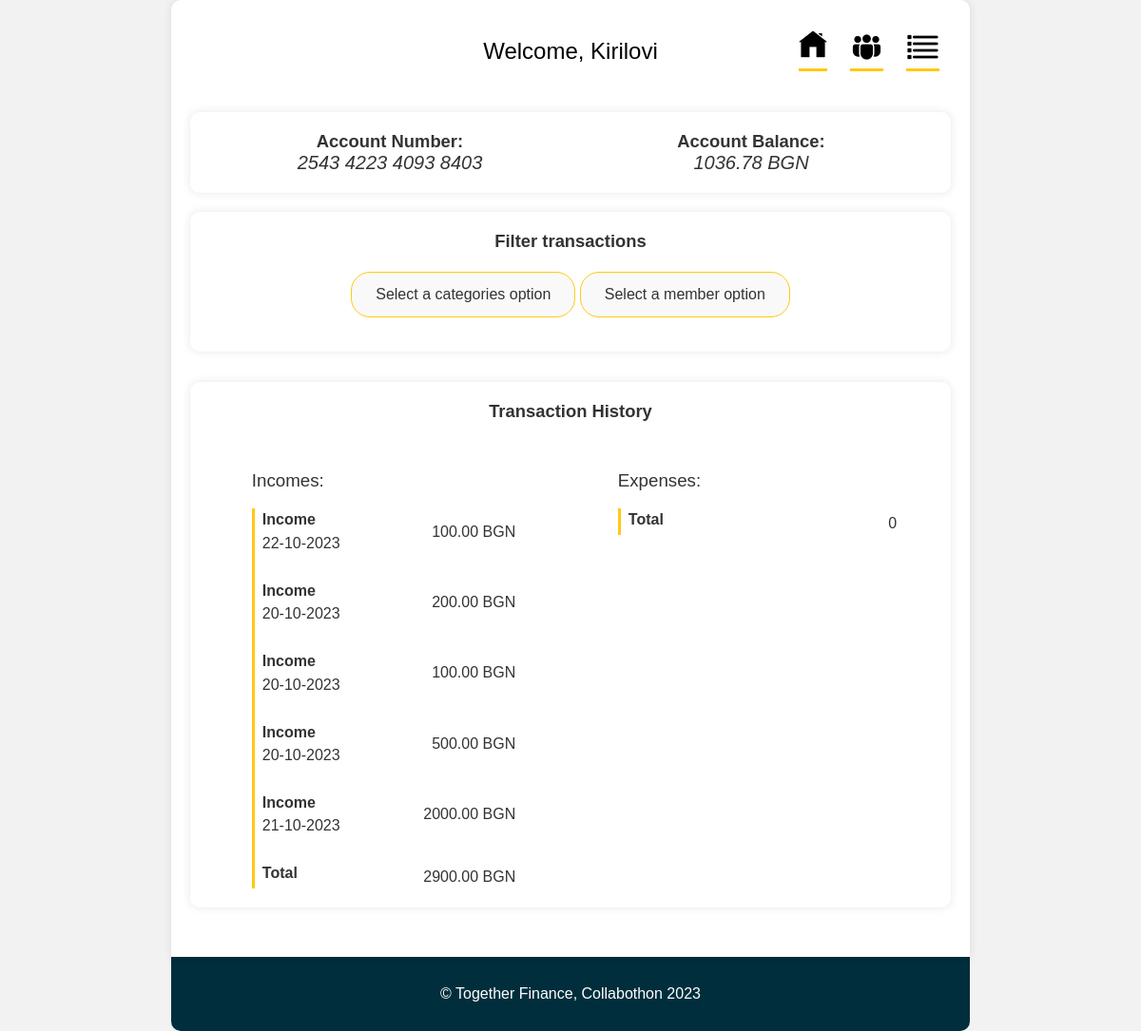
The app's page /family/?q=Income with its own data.
### base/models.py (models this page shows, shortened)
class Account(models.Model):
    holder = models.ForeignKey(Customer, on_delete=models.SET_NULL, null=True)
    number = models.CharField(max_length=20)
    amount = models.DecimalField(default=0, max_digits=20, decimal_places=2)
    updated = models.DateTimeField(auto_now=True)
    created = models.DateTimeField(auto_now_add=True)
    members = models.ManyToManyField(Customer, related_name="members", blank=True, null=True)
    type = models.CharField(max_length=20, choices=TYPES, blank=True)
    name = models.CharField(max_length=50, null=True)

class Transactions(models.Model):
    affected_account = models.ForeignKey(Account, on_delete=models.SET_NULL, null=True)
    amount = models.DecimalField(max_digits=20, decimal_places=2)
    updated = models.DateTimeField(auto_now=True)
    created = models.DateTimeField(auto_now_add=True)
    person = models.ForeignKey(Customer, on_delete=models.SET_NULL, null=True)
    category = models.CharField(max_length=20, choices=CATEGORIES, default="Other")
    class Meta:
        ordering = ["-updated", "-created"]

### base/views.py (the view)
# urls.py: path("family/", views.family_page, name="family"),
def family_page(request):
    q = request.GET.get("q") if request.GET.get("q") is not None else ""
    account = Account.objects.get(name="Kirilovi")
    transactions = Transactions.objects.filter(
        (Q(person__name__icontains=q) & Q(affected_account=account)) |
        (Q(affected_account=account) & Q(category__icontains=q))
    )
    total_spent_amount = sum(t.amount for t in transactions if t.amount < 0)
    total_income_amount = sum(t.amount for t in transactions if t.amount >= 0)
    category_counts = Transactions.objects.values('category').annotate(count=Count('category'))
    unique_categories = [item['category'] for item in category_counts]
    account.amount = set_account_amount(account)
    members = account.members
    context = {"account": account,
               "transactions": transactions,
               "members": members,
               "categories": unique_categories,
               "total_spent_amount": total_spent_amount,
               "total_income_amount": total_income_amount
               }
    return render(request, "family.html", context)

### base/views.py (called while the page is built)
def set_account_amount(account):
    transactions = Transactions.objects.filter(affected_account=account)
    amount = 0
    for t in transactions:
        amount += t.amount
    return amount

### templates/family.html (shortened to what this page needs)
<!DOCTYPE html>
{% load static %}
<html lang="en">
  <head>
    <link rel="stylesheet" href="{% static 'styles/style.css' %}"/>
    <link rel="stylesheet" href="{% static 'styles/family_style.css' %}" />
  </head>
  <body>
    <div class="container">
      <header>
        <h1>Welcome, {{account.name}}</h1>
        <nav class="nav">
          <ul>
            <li>
              <a href="{% url 'home' %}"
                ><img src="{% static 'images/home-nav.png' %}" class="home-img"
              /></a>
            </li>
            <li>
              <a href="{% url 'family' %}">
                <img src="{% static 'images/members.png' %}" class="members-img" />
              </a>
            </li>
              <li>
              <a href="{% url 'members' %}">
                <img src="{% static 'images/list-icon.png' %}" class="list-img" />
              </a>
            </li>
          </ul>
        </nav>
      </header>
      <section class="tab-content">
        <div class="tab home-tab active">
          <section class="account-info">
            <div class="account-details">
              <h2>Account Number:</h2>
              <p><i>{{account.number}}</i></p>
            </div>
            <div class="account-balance">
              <h2>Account Balance:</h2>
              <p><i>{{ account.amount }} BGN</i></p>
            </div>
          </section>
          <section class="filters">
            <h2>Filter transactions</h2>
            <div class="select custom-select">
              <div class="selectT select-trigger">Select a categories option</div>
            </div>
            <div class="select custom-select2">
              <div class="selectT select-trigger2">Select a member option</div>
            </div>
          </section>
          <section class="transaction-history">
            <h2 class="transactions-heading">Transaction History</h2>
            <div class="transaction-list">
              <div class="transactions-container">
                <div class="incomes">
                  <h3>Incomes:</h3>
                    {% for t in transactions %}
                        {% if t.amount >= 0 %}
                  <div class="transaction-container t-item-1">
                    <article class="transaction">
                      <div class="name-date">
                        <p class="trans-name">{{ t.category }}</p>
                        <p class="trans-date">{{ t.created|date:"d-m-Y"}}</p>
                      </div>
                      <div class="value"> {{ t.amount }} BGN </div>
                    </article>
                  </div>
                        {% endif %}
                    {% endfor %}
                <div class="transaction-container t-item-1">
                    <article class="transaction">
                      <div class="name-date">
                        <p class="trans-name">Total</p>
                      </div>
                      <div class="value"> {{ total_income_amount }} BGN </div>
                    </article>
                  </div>
            </div>
                <div class="expenses">
                  <h3>Expenses:</h3>
                    <div class="transaction-container t-item-1">
                        <article class="transaction">
                        <div class="name-date">
                        <p class="trans-name">Total</p>
                      </div>
                      <div class="value">{{ total_spent_amount }}</div>
                    </article>
                  </div>
                </div>
              </div>
          </section>
        </div>
      </section>
    </div>
    <footer>
      <p>&copy; Together Finance, Collabothon 2023</p>
    </footer>
  </body>
</html>

### static/styles/style.css (style rules this page uses)
body, h1, h2, p, ul { margin: 0; padding: 0; list-style: none; }
body { font-family: "Arial", sans-serif; background-color: #f2f2f2; color: #333; font-size: 16px; }
.container { max-width: 800px; margin: 0 auto; background-color: #fff; padding: 20px; border-radius: 10px 10px 0 0; box-shadow: 0 0 10px rgba(0, 0, 0, 0.1); position: relative; }
footer { max-width: 800px; margin: 0 auto; padding: 20px; padding: 30px 20px; border-radius: 0 0 10px 10px; color: white; text-align: center; }
header { padding: 20px; color: #000; text-align: center; }
h1 { font-weight: 100; font-size: 24px; margin-bottom: 10px; }
h2 { font-size: 1.15rem; }
ul { position: absolute; display: flex; top: 2rem; right: 2rem; }
.home-img, .members-img { margin-right: 1.5rem; padding-bottom: 0.3rem; }
.home-img, .members-img, .list-img { box-sizing: border-box; border-bottom: 3px solid #ffc914; transition: 0.3s all linear; }
.home-img { padding-bottom: 0.6rem; }
.list-img { padding-bottom: 0.3rem; }
.tab-content { margin-top: 20px; }
.account-info { display: grid; grid-template-columns: repeat(2, 1fr); background-color: #fff; padding: 20px; border-radius: 10px; box-shadow: 0 0 10px rgba(0, 0, 0, 0.1); margin-bottom: 20px; }
.account-details, .account-balance { text-align: center; }
.account-details p, .account-balance p { font-size: 20px; color: #333; }
footer { background: #002e3c; }
.transaction-history { background-color: #fff; padding: 20px; margin-bottom: 2rem; border-radius: 10px; box-shadow: 0 0 10px rgba(0, 0, 0, 0.1); }
.transaction-list { margin: 0 2rem; }
.transaction-container { margin-top: 2rem; }
.transaction { display: flex; justify-content: space-between; }
.value { display: flex; align-items: center; }
.trans-name { display: inline-block; margin-bottom: 0.4rem; font-weight: bold; }
.transactions-heading { font-weight: 100; text-align: center; margin-bottom: 2rem; }

### static/styles/family_style.css (style rules this page uses)
h3 { font-weight: 500; }
.transactions-container { display: grid; grid-template-columns: repeat(2, 1fr); grid-gap: 10px; }
.transaction-container { border-left: 3px solid #ffc914; margin-top: 0; padding-top: 2rem; padding-left: 0.5rem; }
.incomes, .expenses { padding-left: 0.8rem; }
.incomes { margin-right: 3rem; }
.incomes .value { margin-right: 0.3rem; }
.expenses .value { margin-right: 0.3rem; }
.expenses { margin-left: 2rem; }
.expenses > *:nth-child(2), .incomes > *:nth-child(2) { padding-top: 0.2rem; margin-top: 1rem; }
.transactions-heading { margin-bottom: 2rem; font-weight: 600; }
.filters { background-color: #fff; padding: 20px; margin-bottom: 2rem; border-radius: 10px; box-shadow: 0 0 10px rgba(0, 0, 0, 0.1); text-align: center; }
.filters h2 { margin-bottom: 1.3rem; }
.custom-select { position: relative; display: inline-block; cursor: pointer; margin-bottom: 1rem; }
.select-trigger { padding: 14px 25px; background-color: #f9f9f9; color: #333; font-size: 16px; border: 0.02rem solid #ffc914; border-radius: 20px; }
.custom-select2 { position: relative; display: inline-block; cursor: pointer; }
.select-trigger2 { padding: 14px 25px; background-color: #f9f9f9; color: #333; font-size: 16px; border: 0.02rem solid #ffc914; border-radius: 20px; }

### records on screen
Account: name "Kirilovi", number "2543 4223 4093 8403", amount "1036.78"
Transactions: category "Income", created "22-10-2023", amount "100.00"
Transactions: category "Income", created "20-10-2023", amount "200.00"
Transactions: category "Income", created "20-10-2023", amount "100.00"
Transactions: category "Income", created "20-10-2023", amount "500.00"
Transactions: category "Income", created "21-10-2023", amount "2000.00"

### other values on screen
{{ total_income_amount }} "2900.00"
{{ total_spent_amount }} "0"
